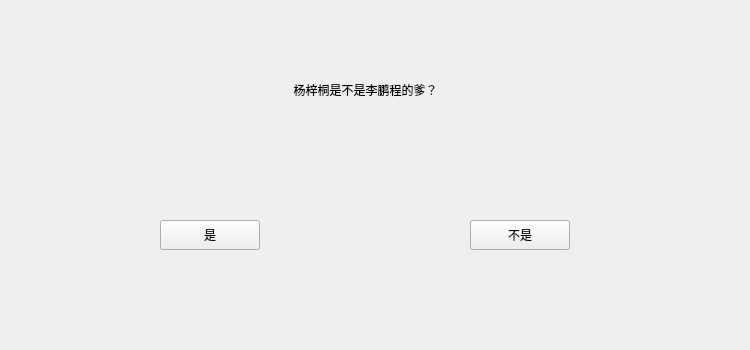
<?xml version="1.0" encoding="UTF-8"?>
<ui version="4.0">
 <class>Widget</class>
 <widget class="QWidget" name="Widget">
  <property name="geometry">
   <rect>
    <x>0</x>
    <y>0</y>
    <width>750</width>
    <height>350</height>
   </rect>
  </property>
  <property name="windowTitle">
   <string>Widget</string>
  </property>
  <widget class="QLabel" name="label">
   <property name="geometry">
    <rect>
     <x>110</x>
     <y>60</y>
     <width>511</width>
     <height>60</height>
    </rect>
   </property>
   <property name="text">
    <string>杨梓桐是不是李鹏程的爹？</string>
   </property>
   <property name="alignment">
    <set>Qt::AlignCenter</set>
   </property>
  </widget>
  <widget class="QPushButton" name="pushButton">
   <property name="geometry">
    <rect>
     <x>160</x>
     <y>220</y>
     <width>100</width>
     <height>30</height>
    </rect>
   </property>
   <property name="text">
    <string>是</string>
   </property>
  </widget>
  <widget class="QPushButton" name="pushButton_2">
   <property name="geometry">
    <rect>
     <x>470</x>
     <y>220</y>
     <width>100</width>
     <height>30</height>
    </rect>
   </property>
   <property name="text">
    <string>不是</string>
   </property>
  </widget>
 </widget>
 <layoutdefault spacing="6" margin="11"/>
 <resources/>
 <connections/>
</ui>
